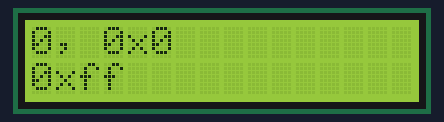
A sketch run on a simulated Arduino Uno, built with avr-gcc and run on an emulated ATmega328P. On the bench: 16×2 character LCD. What the sketch prints to the serial monitor is not drawn.

Above: at 0.1 s.
At 15.2 s:
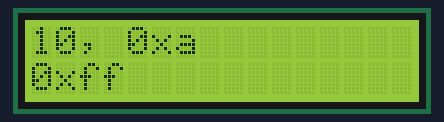
At 16.7 s:
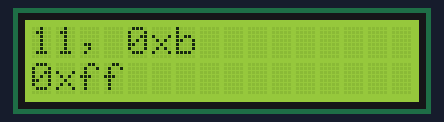
At 18.2 s:
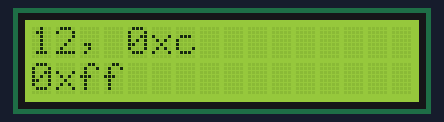
At 19.7 s:
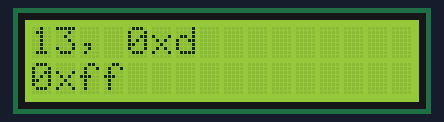
At 22.7 s:
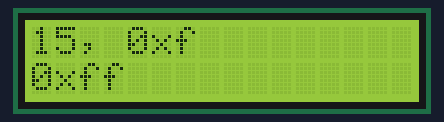

Measured:
- what the display in image 1 shows lasts 1.5 s, from 15.1 s to 16.6 s

The sketch:

main.ino
```cpp
/***
 *
 * The setup of pins & wires are mostly identical to the one @ www.arduino.cc/en/Tutorial/HelloWorld,
 * however instead of a potentiometer, there is simply a 2k ohm resistor wired from negative in its place.
 *
 ***/

#include <LiquidCrystal.h>
#include <EEPROM.h>

// hardcode whether or not we want to have serial output
// (for example, if not plugged into computer, it would be unnecessary)
const bool serial = true;

// setup Liquid Crystal Display
const int rs = 12, en = 11, d4 = 5, d5 = 4, d6 = 3, d7 = 2;
LiquidCrystal lcd(rs, en, d4, d5, d6, d7);

// setup vars for reading EEPROM as given from www.arduino.cc/en/Tutorial/EEPROMRead
int address = 0;
byte value;

// prototypes
void lcdTop(String);  // prints to the top line of the LCD
void lcdBot(String);  // same, but bottom line

void setup() {
  lcd.begin(16, 2); // 16 long, 2 high
  if (serial) {
    Serial.begin(9600);
    while (!Serial) {
      ; // wait for a serial port to connect. Needed for native USB port only
    }
  }
}

void loop() {
  // read a byte from the current addr of the eeprom
  value = EEPROM[address];

  if (serial) {
    Serial.print(String(address, DEC) + ", 0x" + String(address, HEX) + ": ");
    Serial.print("0x" + String(value, HEX));
    Serial.println();
  }

  lcdTop(String(address, DEC) + ", 0x" + String(address, HEX));
  lcdBot("0x" + String(value, HEX));

  // Advance to next addr, when at end restart @ beginning
  address = address + 1;
  if (address == EEPROM.length()) {
    if (serial) {
      Serial.println("Reached end, restarting");
    }

    lcdTop("Reached end of size");
    lcdBot("Starting over at 0");
    address = 0;
    delay(500); // make the delay two seconds to read
  }
  delay(1500);
  lcd.clear();
}

void lcdTop(String input) {
  // sets cursor to the beginning of the top line
  lcd.setCursor(0, 0);
  lcd.print(input);
}

void lcdBot(String input) {
  // sets cursor to the beginning of the bottom line
  lcd.setCursor(0, 1);
  lcd.print(input);
}
```
